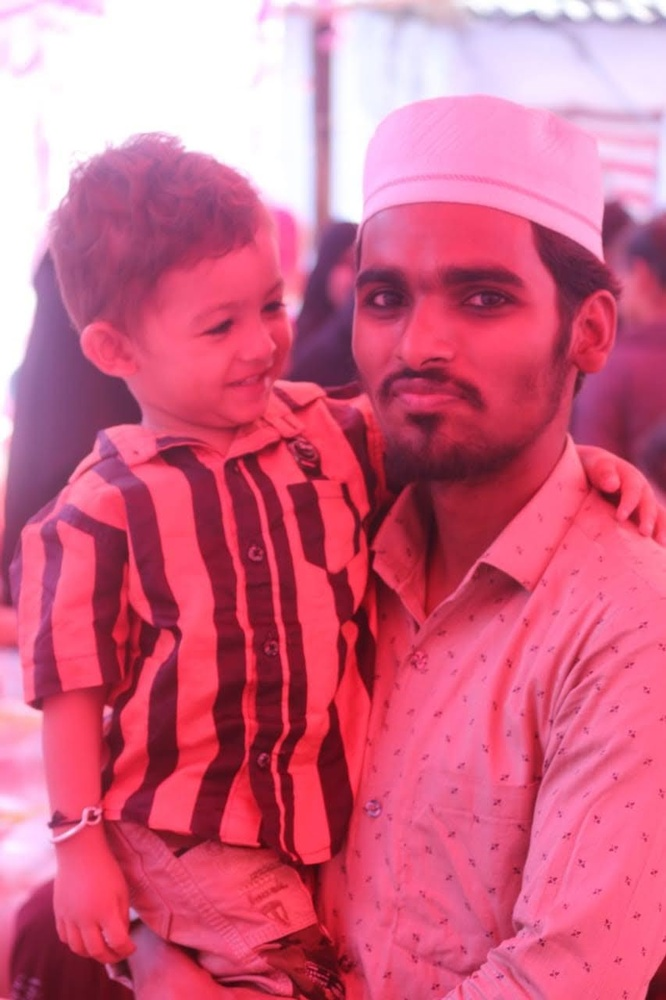
#> input picture my.jpg, 666 x 1000 px, shrunk from 853 x 1280 before the run
$ python 05_imgTrans.py
#> lines starting #> are read from the running program, lines starting #| are printed output that depends on the picture
'''
In this program we will see about img translation,transformation,rotation,resizing
'''
import cv2 as cv
import numpy as np

img = cv.imread('my.jpg')
#> img is the input picture: shape (1000, 666, 3); mean B, G, R 132.8, 100.6, 210

def translate(img,x,y):
#> called with x = 100, y = 100
    transMat = np.float32([[1,0,x],[0,1,y]])
    dimension = (img.shape[1],img.shape[0])
#> dimension = (666, 1000)
    return cv.warpAffine(img,transMat,dimension)
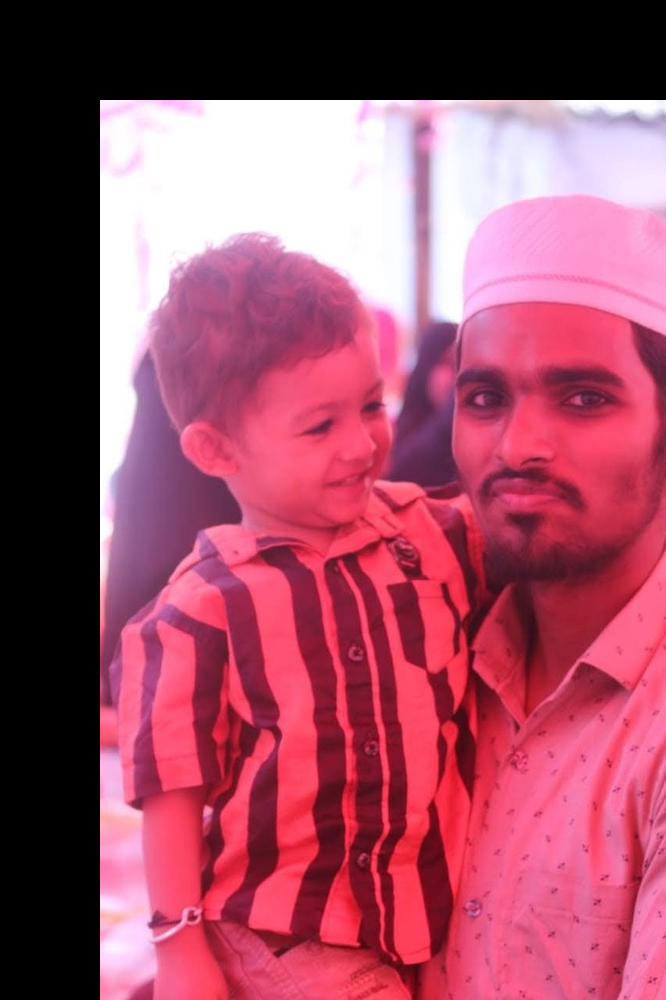
#> returned value: shape (1000, 666, 3); mean of channels 0, 1, 2 102.1, 78.6, 159.5; drawn as B, G, R

'''
-x --> left
-y --> up
x  --> right
y  --> down
'''
translated1 = translate(img,100,100)
cv.imshow('translated',translated1)
cv.waitKey(1000)

# Rotation
# Resizing
# Flipping
flip = cv.flip(img,1)
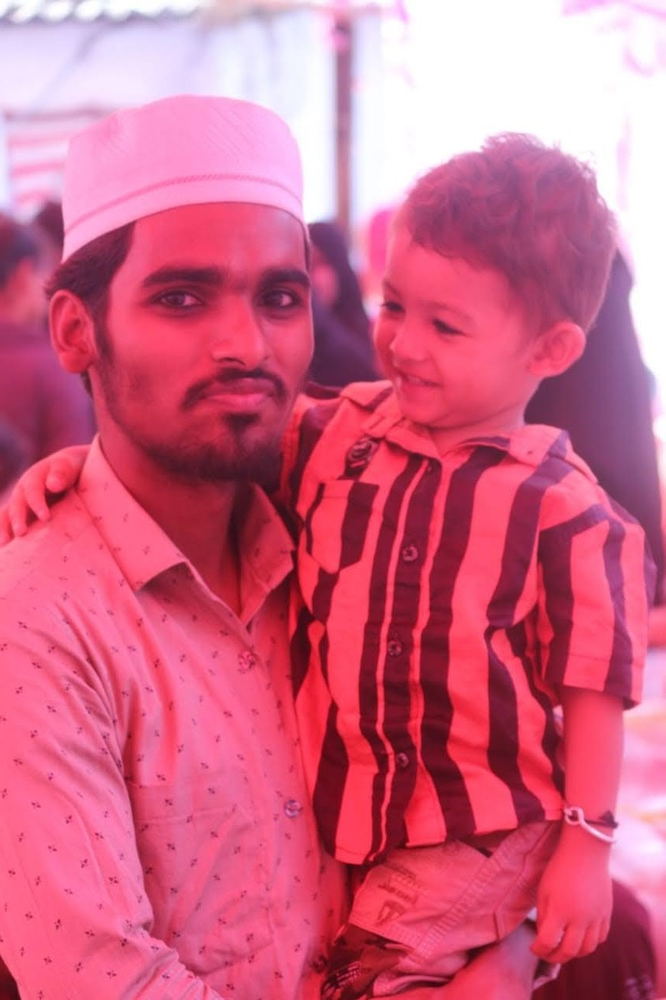
#> flip: shape (1000, 666, 3); mean B, G, R 132.8, 100.6, 210
'''
0 - fliping img vertically i.e over the x-axis.
1 - fliping img horizontally i.e over the y-axis.
-1 - flipng img both vertically and horizontally.
'''
cv.imshow('fliped',flip)
cv.waitKey(0)

$ run again, with cat.jpeg copied over my.jpg
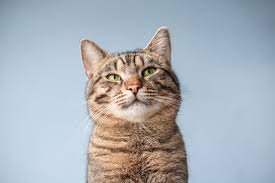
#> input picture cat.jpeg, 275 x 183 px
#> img is the input picture: shape (183, 275, 3); mean B, G, R 183.2, 176.6, 170.1
#> in translate, `return cv.warpAffine(img,transMat,dimension)`:
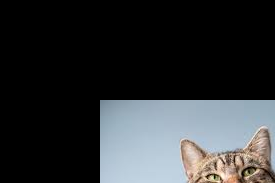
#> returned value: shape (183, 275, 3); mean of channels 0, 1, 2 52.8, 50.8, 48.5; drawn as B, G, R
#> `flip = cv.flip(img,1)`:
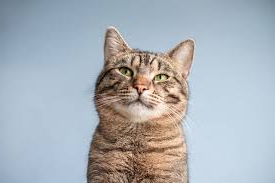
#> flip: shape (183, 275, 3); mean B, G, R 183.2, 176.6, 170.1
